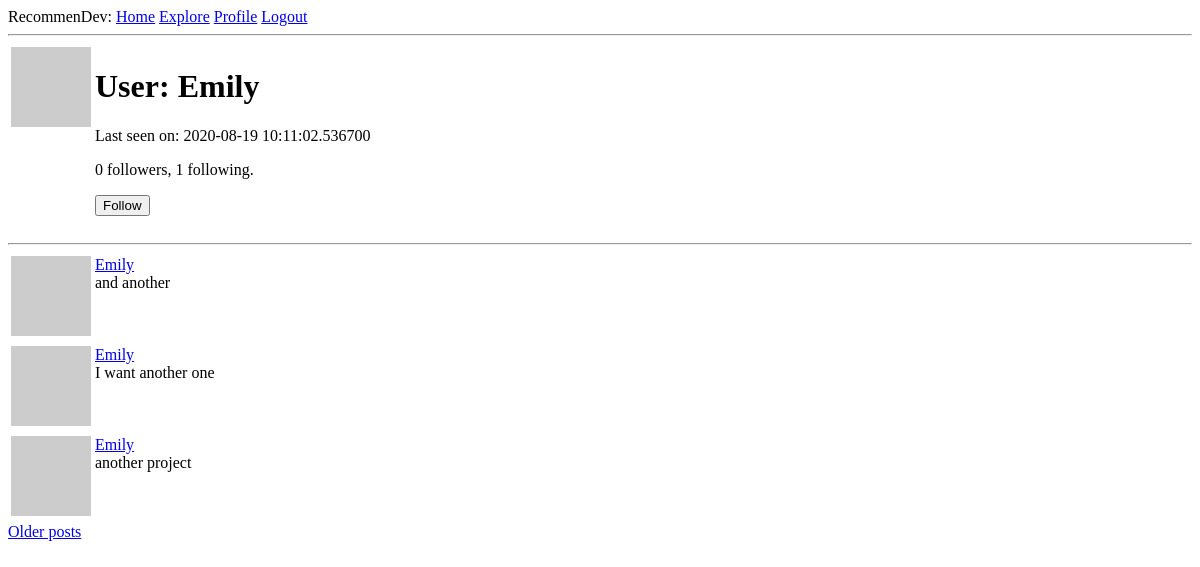
The page /user/Emily (signed in) on the database as committed earlier.
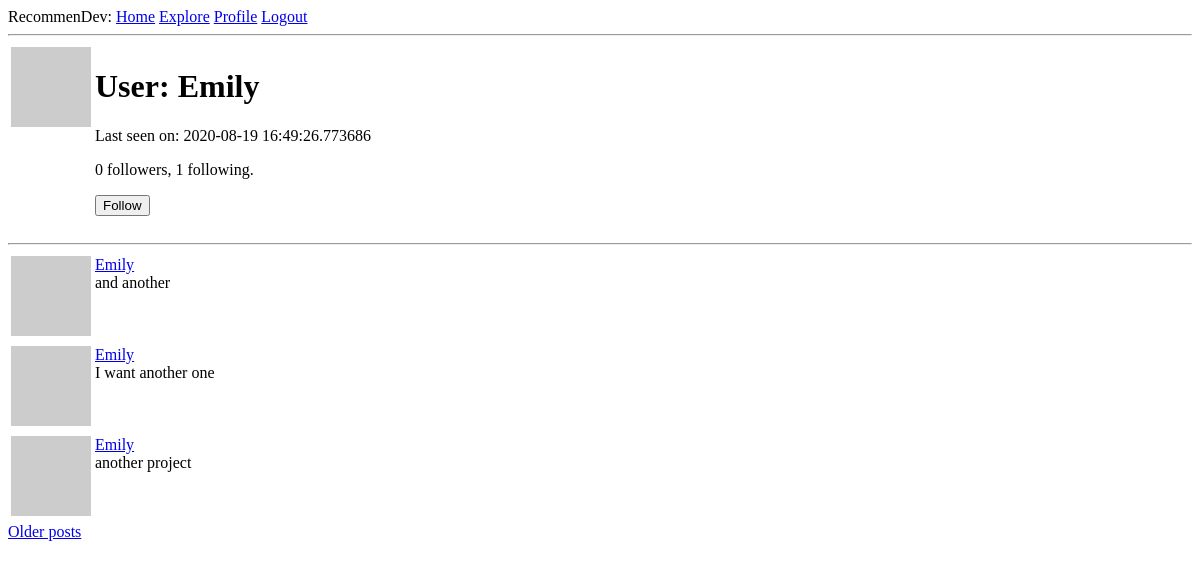
The same page on the database as committed later.
### app/models.py (models this page shows, shortened)
class User(UserMixin, db.Model):
    id = db.Column(db.Integer, primary_key=True)
    username = db.Column(db.String(30), index=True, unique=True)
    email = db.Column(db.String(50), index=True, unique=True)
    password_hash = db.Column(db.String(128))
    projects = db.relationship('Project', backref='owner', lazy='dynamic')
    about_me = db.Column(db.String(140))
    last_seen = db.Column(db.DateTime, default=datetime.utcnow)
    followed = db.relationship(
        'User', secondary=followers,
        primaryjoin=(followers.c.follower_id == id),
        secondaryjoin=(followers.c.followed_id == id),
        backref=db.backref('followers', lazy='dynamic'), lazy='dynamic')
    def avatar(self, size):
        digest = md5(self.email.lower().encode('utf-8')).hexdigest()
        return 'https://www.gravatar.com/avatar/{}?d=retro&s={}'.format(digest, size)
    def is_following(self, user):
        return self.followed.filter(
            followers.c.followed_id == user.id).count() > 0

class Project(db.Model):
    id = db.Column(db.Integer, primary_key=True)
    user_id = db.Column(db.Integer, db.ForeignKey('user.id'))
    title = db.Column(db.String(60))
    description = db.Column(db.String(150))
    timestamp = db.Column(db.DateTime, index=True, default=datetime.utcnow)
    language = db.Column(db.String(15))
    git_url = db.Column(db.String(50))
    img_url = db.Column(db.String(50))

### app/routes.py (the view)
@app.route('/user/<username>')
@login_required
def user(username):
    user = User.query.filter_by(username=username).first_or_404()
    page = request.args.get('page', 1, type=int)
    projects = user.projects.order_by(Project.timestamp.desc()).paginate(page, app.config['POSTS_PER_PAGE'], False)
    next_url = url_for('user', username=user.username, page=projects.next_num) \
        if projects.has_next else None
    prev_url = url_for('user', username=user.username, page=projects.prev_num) \
        if projects.has_prev else None
    form = EmptyForm()
    return render_template('user.html', user=user, projects=projects.items, next_url=next_url, prev_url=prev_url, form=form)

### app/forms.py
class EmptyForm(FlaskForm):
    submit = SubmitField('Submit')

### app/models.py (called while the page is built)
@login.user_loader
def load_user(id):
    return User.query.get(int(id))

### app/routes.py (called while the page is built)
@app.before_request
def before_request():
    if current_user.is_authenticated:
        current_user.last_seen = datetime.utcnow()
        db.session.commit()

### app/templates/user.html (shortened to what this page needs)
{% extends "base.html" %}
{% block content %}
    <table>
        <tr valign="top">
            <td><img src="{{ user.avatar(128) }}"></td>
            <td>
                <h1>User: {{ user.username }}</h1>
                {% if user.last_seen %}<p>Last seen on: {{ user.last_seen }}</p>{% endif %}
                <p>{{ user.followers.count() }} followers, {{ user.followed.count() }} following.</p>
                {% if user == current_user %}
                <p><a href="{{ url_for('edit_profile') }}">Edit my profile</a></p>
                {% elif not current_user.is_following(user) %}
                    <p>
                        <form action="{{ url_for('follow', username=user.username) }}" method="post">
                            {{ form.submit(value='Follow') }}
                        </form>
                    </p>
                {% endif %}
            </td>
        </tr>
    </table>
    <hr>
    {% for project in projects %}
        {% include '_project.html' %}
    {% endfor %}
    {% if next_url %}
    <a href="{{ next_url }}">Older posts</a>
    {% endif %}
{% endblock %}

### app/templates/base.html (shortened to what this page needs)
<!DOCTYPE html>
<html lang="en">
<head>
</head>
<body>
    <div>
        RecommenDev:
        <a href="{{ url_for('index') }}">Home</a>
        {% if current_user.is_anonymous %}
        <a href="{{ url_for('login') }}">Login</a>
        {% else %}
        <a href="{{ url_for('explore') }}">Explore</a>
        <a href="{{ url_for('user', username=current_user.username) }}">Profile</a>
        <a href="{{ url_for('logout') }}">Logout</a>
        {% endif %}
    </div>
    <hr>
    {% block content %}{% endblock %}
</body>
</html>

### app/templates/_project.html
<table>
    <tr valign="top">
        <td><img src="{{ project.owner.avatar(36) }}"></td>
        <td>
            <a href="{{ url_for('user', username=project.owner.username) }}">
                {{ project.owner.username }}
            </a>
            <br>{{ project.title }}
        </td>
    </tr>
</table>

Rows that differ between the two databases and show on the page:
changed User "Emily": last_seen "2020-08-19 10:11:02.536700" → "2020-08-19 16:49:26.773686"
